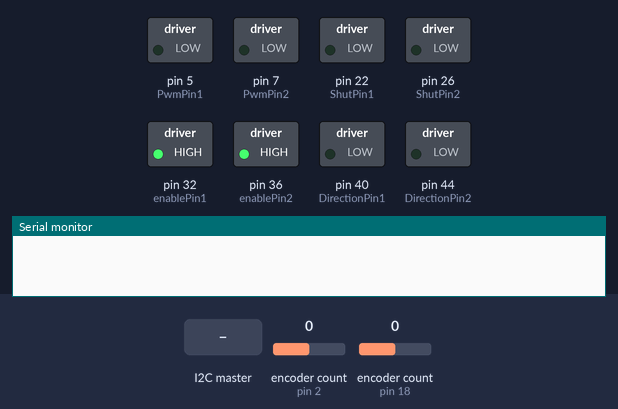
Recording of a sketch running on a simulated Arduino Mega 2560, built with avr-gcc and run on an emulated ATmega2560. Parts: switched loads named in the sketch (green lamp = pin HIGH), the last lines printed to the serial monitor. The test bench sets the inputs (shaded band); at power-on: encoder count (sensors on pin 2, pin 18) 0.

Above: at 1.2 s.
1.3 s: the I2C master sends the byte 1
At 2.2 s:
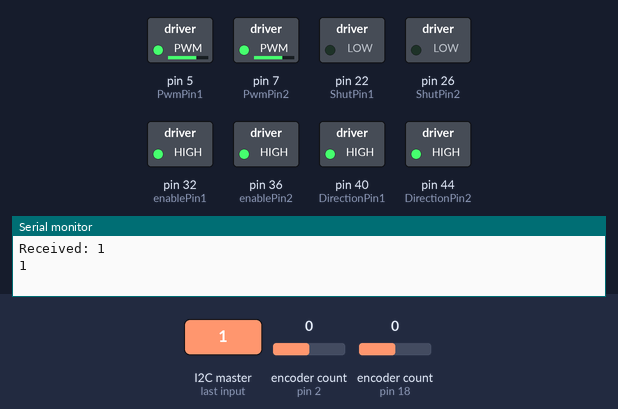
2.8 s: the I2C master sends the byte 0
At 3.3 s:
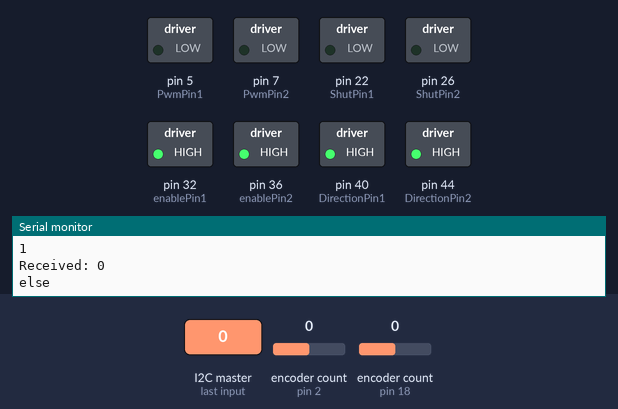
4.3 s: the I2C master sends the byte 2
At 5.6 s:
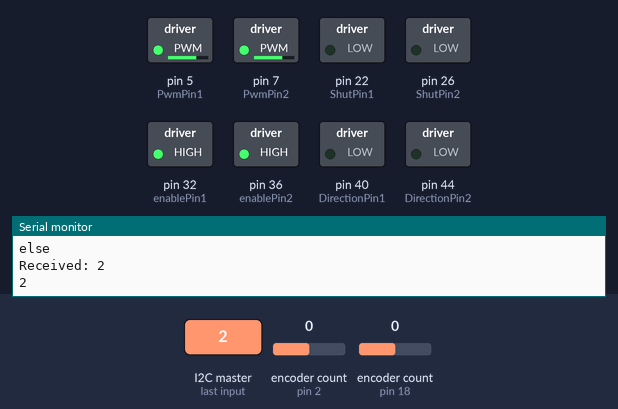
Timing chart, 0 to 7.3 s (numbered marks = the images above; inputs shaded):
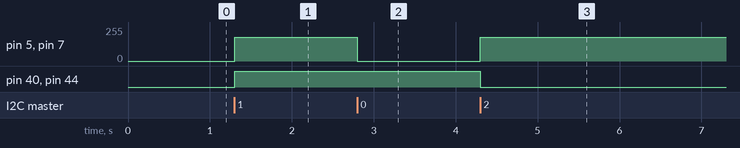

The sketch:

wheels.ino
```cpp
#include <Wire.h>
#include <Encoder.h>

Encoder E1(2, 3); //UpRight
Encoder E2(18, 19); //UPLeft

//byte x = 0;

const int Speed = 180;
int Trans = 0; //transmission value
const int t = 900; //Time the robot spends turning (miliseconds) (turntime)


int DirectionPin1 = 40; //direction of rotation of the right wheel (forward HIGH, LOW back)
int DirectionPin2 = 44; //direction of the left wheel (forward HIGH, LOW back)
int PwmPin1 = 5; //right wheel speed with PWM
int PwmPin2 = 7; //left wheel speed with PWM
int ShutPin1 = 22;
int ShutPin2 = 26;
int enablePin1 = 32;
int enablePin2 = 36;


void setup()
{
  Wire.begin(5);        // join i2c bus
  Wire.onReceive(receiveEvent); // register event

  Serial.begin(9600);

  pinMode(DirectionPin1, OUTPUT); //direction of rotation of the LEFT wheel
  pinMode(DirectionPin2, OUTPUT); //direction of rotation of the RIGHT wheel
  pinMode(ShutPin1, OUTPUT);
  pinMode(PwmPin1, OUTPUT);
  pinMode(enablePin1, OUTPUT);
  pinMode(ShutPin2, OUTPUT);
  pinMode(PwmPin2, OUTPUT);
  pinMode(enablePin2, OUTPUT);

  //setting for movement
  digitalWrite(enablePin1, HIGH);
  digitalWrite(ShutPin1, LOW);
  digitalWrite(enablePin2, HIGH);
  digitalWrite(ShutPin2, LOW);
  //
}

void go(){
  digitalWrite(DirectionPin1, HIGH);
  analogWrite(PwmPin1, Speed);
  digitalWrite(DirectionPin2, HIGH);
  analogWrite(PwmPin2, Speed);
}

void backwards(){
  digitalWrite(DirectionPin1, LOW);
  analogWrite(PwmPin1, Speed);
  digitalWrite(DirectionPin2, LOW);
  analogWrite(PwmPin2, Speed);
}

void turnleft(int t){
  digitalWrite(DirectionPin1, LOW);
  analogWrite(PwmPin1, Speed);
  digitalWrite(DirectionPin2, HIGH);
  analogWrite(PwmPin2, Speed);
  delay(t);
}

void turnright(int t){
  digitalWrite(DirectionPin1, HIGH);
  analogWrite(PwmPin1, Speed);
  digitalWrite(DirectionPin2, LOW);
  analogWrite(PwmPin2, Speed);
  delay(t);
}

void stopmove(){
  analogWrite(PwmPin1, 0);
  analogWrite(PwmPin2, 0);
}

void receiveEvent(int bytes)
{
  int x;
  if(Wire.available() != 0)
  {
      x = Wire.read();
      Serial.print("Received: ");
      Serial.println(x);

  }

    if(x==1){
      Serial.println("1");
        go();
    }
    else if(x==2){
      Serial.println("2");
        backwards();
    }
    else if(x==3){
      Serial.println("3");
        turnleft(t);
    }
    else if(x==4){
      Serial.println("4");
        turnright(t);
    }
    else {
      Serial.println("else");
      stopmove();
    }


}


void loop(){


}
```

Measured:
- after the input at 1.3 s, pin 5 (PwmPin1), pin 7 (PwmPin2): 0/255 → 180/255 at once; pin 40 (DirectionPin1), pin 44 (DirectionPin2): LOW → HIGH at once
- after the input at 2.8 s, pin 5 (PwmPin1), pin 7 (PwmPin2): 180/255 → 0/255 at once
- after the input at 4.3 s, pin 5 (PwmPin1), pin 7 (PwmPin2): 0/255 → 180/255 at once; pin 40 (DirectionPin1), pin 44 (DirectionPin2): HIGH → LOW at once
